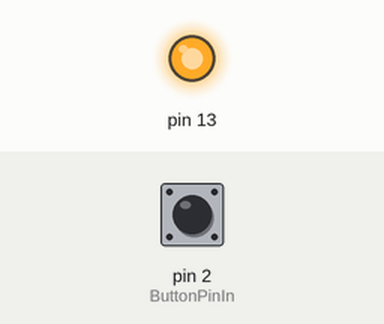
Recording of a sketch running on a simulated Arduino Uno, built with avr-gcc and run on an emulated ATmega328P. Parts: output pins drawn as LEDs (lit = HIGH). Inputs (shaded band) come from the test bench; at power-on: pin 2 (ButtonPinIn) LOW. What the sketch prints to the serial monitor is not drawn.

Above: at 4.8 s.
4.9 s: pin 2 (ButtonPinIn) pulled HIGH for 2.35 s
At 6.8 s:
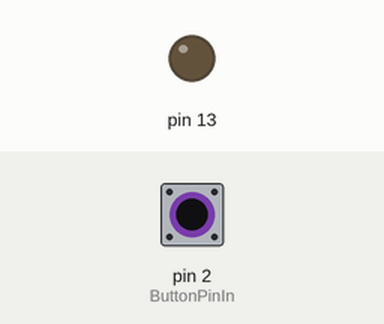
Timing chart, 0 to 8.3 s (numbered marks = the images above; inputs shaded):
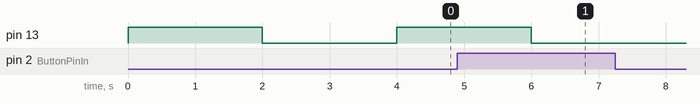

Measured:
- after the input at 4.9 s, pin 13: goes on until 6.0 s, then stays LOW

The sketch:

A3_button_serial.ino
```cpp
// Demo illustrating blinking led and reading of button.
// Led is finally turned off when button is pressed.
// define port for led output
const uint8_t LedPortOut = 13;
// define pin for button input
const uint8_t ButtonPinIn = 2;
// define delay for blinking in ms
const uint32_t Delay = 2000;
//! LED handling class. Has disable() function for emergency stop.
//! Parameter (in): PORT_NB (output port for connected led)
template <const uint8_t PORT_NB>
class TLed {
public:
//! Constructor takes state (HIGH, LOW) only if given.
//! Defaults: value for state = LOW, and is not disabled.
TLed(const uint8_t f_ledState = LOW)
: m_ledState(f_ledState), m_disabled(false) {
pinMode(PORT_NB, OUTPUT); // led is always output
digitalWrite(PORT_NB, m_ledState); // set led to default state
}
//! If this led is disable, nothing happens, otherwise
//! toggles state of led (from HIGH to LOW or from LOW to HIGH).
void toggle() {
if (m_disabled) // somehow no longer active
return;
if (m_ledState == LOW) { // toggle state
m_ledState = HIGH;
}
else {
m_ledState = LOW;
}
digitalWrite(PORT_NB, m_ledState); // set led to current state
}
//! Turn led finally off (emergency stop), state is set LOW, functionality off.
void off() {
m_disabled = true;
m_ledState = LOW;
digitalWrite(PORT_NB, m_ledState); // set led to current state
}
private:
uint8_t m_ledState; // current state of led
bool m_disabled; // disable flag (on if led is finally turned off)
};

template <const uint8_t PIN_NB>
class TButton {
private:
  int buttonState;
public:
  TButton(const uint8_t fButtonState = LOW): buttonState(fButtonState) {
    pinMode(PIN_NB, INPUT); // led is always output
    digitalWrite(PIN_NB, buttonState);
   // buttonState=fButtonState;
  }
  int state(){
    buttonState = digitalRead(PIN_NB);
    return buttonState;
  }
};

// global instances for led output
TLed<LedPortOut> Led;
// and for button pin
TButton<ButtonPinIn> Button;
void setup() {
  Serial.begin(9600);
  Serial.println("Debug");
}
void loop() {
// if emergency stop, turn led off
if (Button.state() == HIGH) {

Led.off();
} else { //otherwise toggle
Led.toggle();
}
// wait
delay(Delay);
}
```
